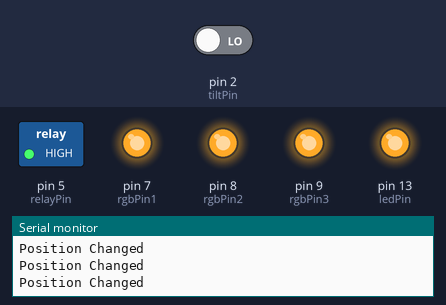
The sketch below on a simulated Arduino Uno, built with avr-gcc and run on an emulated ATmega328P. On the bench: switched loads named in the sketch (green lamp = pin HIGH), output pins drawn as LEDs (lit = HIGH), the last lines printed to the serial monitor. Inputs (shaded band) come from the test bench; at power-on: pin 2 (tiltPin) LOW.

Above: at 1.8 s.
1.9 s: pin 2 (tiltPin) driven HIGH
At 2.8 s:
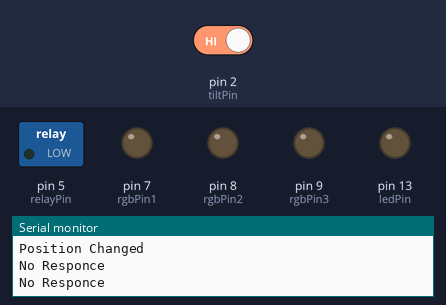
3.5 s: pin 2 (tiltPin) driven LOW
At 4.0 s:
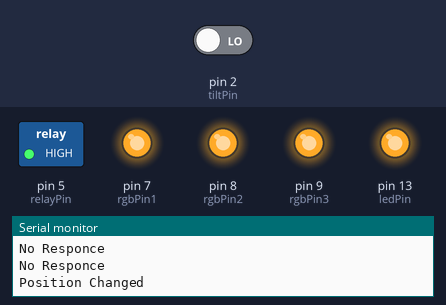
Timing chart, 0 to 6.5 s (numbered marks = the images above; inputs shaded):
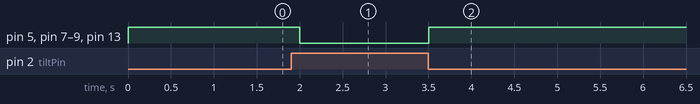

The sketch:

tiltSensor.ino
```cpp
int tiltPin = 2;
int ledPin =  13;
int rgbPin1 = 7;
int rgbPin2 = 8;
int rgbPin3 = 9;
int relayPin = 5;
int tiltState = 0;

void setup() {
  pinMode(ledPin, OUTPUT);
  pinMode(rgbPin1,OUTPUT);
  pinMode(rgbPin2,OUTPUT);
  pinMode(rgbPin3,OUTPUT);
  pinMode(relayPin,OUTPUT);
  pinMode(tiltPin, INPUT);
  Serial.begin(9600);
}

void loop(){
  tiltState = digitalRead(tiltPin);
  if (tiltState == HIGH) {
    digitalWrite(ledPin, LOW);
    digitalWrite(rgbPin1,LOW);
    digitalWrite(rgbPin2,LOW);
    digitalWrite(rgbPin3,LOW);
    digitalWrite(relayPin,LOW);
    Serial.println("No Responce");
    delay(500);
  }
  else {

    digitalWrite(ledPin, HIGH);
    digitalWrite(rgbPin1,HIGH);
    digitalWrite(rgbPin2,HIGH);
    digitalWrite(rgbPin3,HIGH);
    digitalWrite(relayPin,HIGH);
    Serial.println("Position Changed" );
    delay(500);

  }
}
```

Measured:
- after the input at 1.9 s, pin 5 (relayPin), pin 7 (rgbPin1), pin 8 (rgbPin2), pin 9 (rgbPin3), pin 13 (ledPin): HIGH → LOW after 0.10 s
- after the input at 3.5 s, pin 5 (relayPin), pin 7 (rgbPin1), pin 8 (rgbPin2), pin 9 (rgbPin3), pin 13 (ledPin): LOW → HIGH at once
